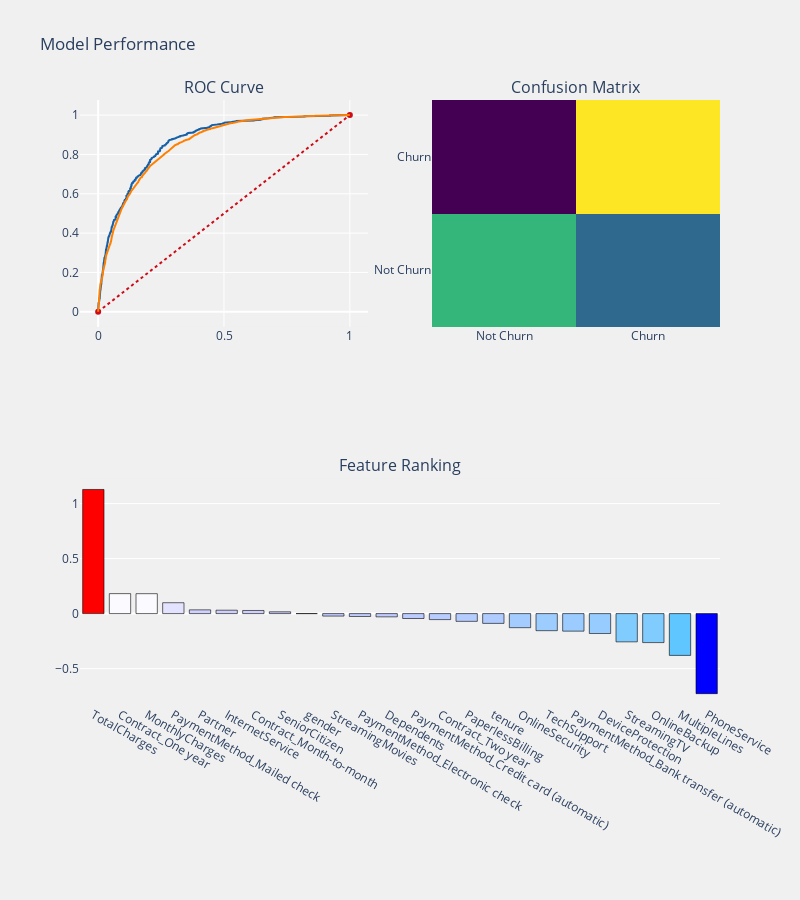

The cell this chart's notebook holds for it:
### Code cell
prediction_function(smote_logit, X_smote_train, X_smote_test, y_smote_train, y_smote_test)

### Figure 1 — Plotly figure (JSON) as saved in the notebook; plotly's stock layout.template omitted (floating-point values rounded to 4 significant figures; data arrays with more than 128 entries replaced by an {"elided": "..."} marker saying what was removed)
{"data": [{"colorscale": [[0, "#440154"], [0.1111, "#482878"], [0.2222, "#3e4989"], [0.3333, "#31688e"], [0.4444, "#26828e"], [0.5556, "#1f9e89"], [0.6667, "#35b779"], [0.7778, "#6ece58"], [0.8889, "#b5de2b"], [1, "#fde725"]], "name": "matrix", "showscale": false, "type": "heatmap", "x": ["Not Churn", "Churn"], "xaxis": "x2", "y": ["Not Churn", "Churn"], "yaxis": "y2", "z": [[811, 472], [117, 1166]]}, {"line": {"color": "rgb(22, 96, 167)", "width": 2}, "name": "ROC Test", "type": "scatter", "x": {"elided": "775 float values"}, "xaxis": "x", "y": {"elided": "775 float values"}, "yaxis": "y"}, {"line": {"color": "rgb(205, 12, 24)", "dash": "dot", "width": 2}, "type": "scatter", "x": [0, 1], "xaxis": "x", "y": [0, 1], "yaxis": "y"}, {"line": {"color": "rgb(255, 128, 0)", "width": 2}, "name": "ROC Train", "type": "scatter", "x": {"elided": "2422 float values"}, "xaxis": "x", "y": {"elided": "2422 float values"}, "yaxis": "y"}, {"marker": {"color": [1.128, 0.1815, 0.181, 0.0988, 0.034, 0.03092, 0.02837, 0.01629, 0, -0.0226, -0.02632, -0.02952, -0.04129, -0.04454, -0.05445, -0.07045, -0.08884, -0.128, -0.1552, -0.1594, -0.181, -0.2567, -0.2635, -0.3799, -0.7274], "colorscale": [[0, "rgb(0,0,255)"], [0.1, "rgb(51,153,255)"], [0.2, "rgb(102,204,255)"], [0.3, "rgb(153,204,255)"], [0.4, "rgb(204,204,255)"], [0.5, "rgb(255,255,255)"], [0.6, "rgb(255,204,255)"], [0.7, "rgb(255,153,255)"], [0.8, "rgb(255,102,204)"], [0.9, "rgb(255,102,102)"], [1, "rgb(255,0,0)"]], "line": {"color": "black", "width": 0.6}}, "name": "coefficients", "type": "bar", "x": ["TotalCharges", "Contract_One year", "MonthlyCharges", "PaymentMethod_Mailed check", "Partner", "InternetService", "Contract_Month-to-month", "SeniorCitizen", "gender", "StreamingMovies", "PaymentMethod_Electronic check", "Dependents", null, "PaymentMethod_Credit card (automatic)", "Contract_Two year", "PaperlessBilling", "tenure", "OnlineSecurity", "TechSupport", "PaymentMethod_Bank transfer (automatic)", "DeviceProtection", "StreamingTV", "OnlineBackup", "MultipleLines", "PhoneService"], "xaxis": "x3", "y": [1.128, 0.1815, 0.181, 0.0988, 0.034, 0.03092, 0.02837, 0.01629, 0, -0.0226, -0.02632, -0.02952, -0.04129, -0.04454, -0.05445, -0.07045, -0.08884, -0.128, -0.1552, -0.1594, -0.181, -0.2567, -0.2635, -0.3799, -0.7274], "yaxis": "y3"}], "layout": {"annotations": [{"font": {"size": 16}, "showarrow": false, "text": "ROC Curve", "x": 0.225, "xanchor": "center", "xref": "paper", "y": 1, "yanchor": "bottom", "yref": "paper"}, {"font": {"size": 16}, "showarrow": false, "text": "Confusion Matrix", "x": 0.775, "xanchor": "center", "xref": "paper", "y": 1, "yanchor": "bottom", "yref": "paper"}, {"font": {"size": 16}, "showarrow": false, "text": "Feature Ranking", "x": 0.5, "xanchor": "center", "xref": "paper", "y": 0.375, "yanchor": "bottom", "yref": "paper"}], "autosize": false, "height": 900, "margin": {"b": 195}, "paper_bgcolor": "rgba(240,240,240, 0.95)", "plot_bgcolor": "rgba(240,240,240, 0.95)", "showlegend": false, "title": {"text": "Model Performance"}, "width": 800, "xaxis": {"anchor": "y", "domain": [0, 0.45]}, "xaxis2": {"anchor": "y2", "domain": [0.55, 1]}, "xaxis3": {"anchor": "y3", "domain": [0, 1]}, "yaxis": {"anchor": "x", "domain": [0.625, 1]}, "yaxis2": {"anchor": "x2", "domain": [0.625, 1]}, "yaxis3": {"anchor": "x3", "domain": [0, 0.375]}}}
